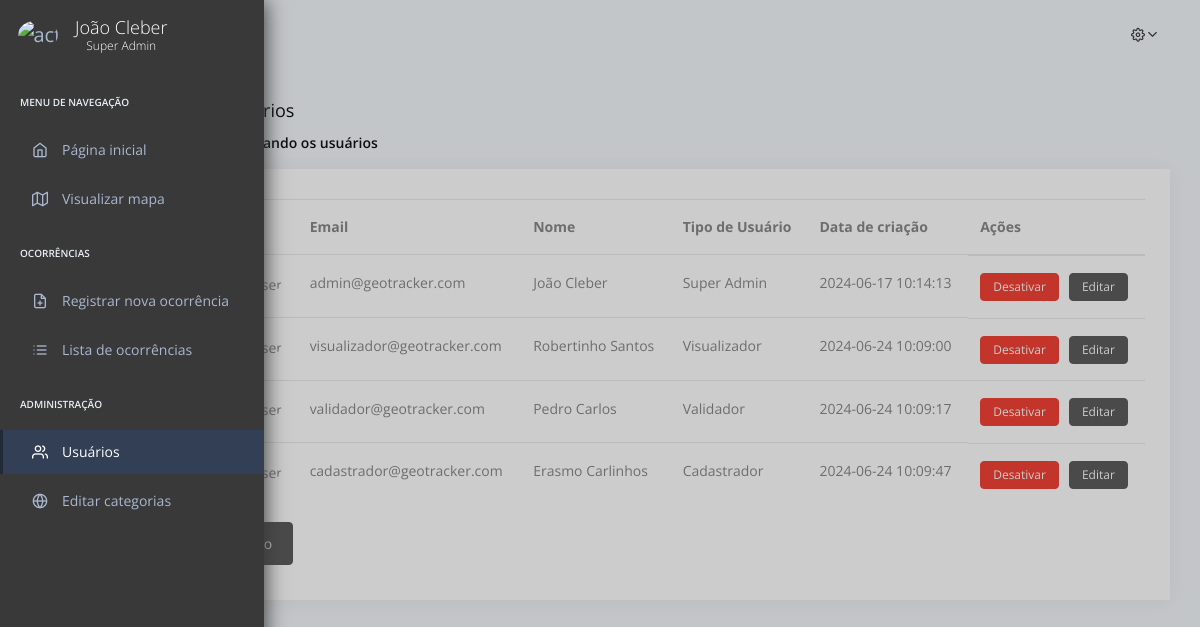
/users.php (signed in), run on the app's committed database.
### tables this page shows
CREATE TABLE IF NOT EXISTS `users` (
  `id` int(11) NOT NULL AUTO_INCREMENT,
  `email` varchar(50) NOT NULL,
  `password` varchar(255) NOT NULL,
  `name` varchar(255) DEFAULT NULL,
  `image` varchar(255) DEFAULT 'https://i.imgur.com/ztjLCMr.png',
  `active` int(11) DEFAULT 1,
  `created_at` datetime DEFAULT current_timestamp(),
  `user_type` int(11) DEFAULT 1,
  `first_login` int(11) DEFAULT 1,
  PRIMARY KEY (`id`),
  UNIQUE KEY `email` (`email`)
);

### users.php (the view, shortened to what this page needs)
<?php
$servername = "localhost";
$username = "root";
$password = "";
$dbname = "geotracker";
$conn = new mysqli($servername, $username, $password, $dbname);
$sql = "SELECT id, email, name, created_at, active, image, user_type FROM users";
$result = $conn->query($sql);
function abreviarNome($nomeCompleto) {
    $partes = explode(' ', $nomeCompleto);
    if (count($partes) < 3) {
        return $nomeCompleto;
    }
    $primeiroNome = array_shift($partes);
    $ultimoNome = array_pop($partes);
    $abreviatura = '';
    $nomeAbreviado = $primeiroNome . ' ' . trim($abreviatura) . ' ' . $ultimoNome;
    return $nomeAbreviado;
}
$user_has_access = $_SESSION["user_type"] == 4;
?>
<!DOCTYPE html>
<html lang="en">
<head>
    <link rel="stylesheet" href="assets/fonts/fontawesome/css/fontawesome-all.min.css">
    <link rel="stylesheet" href="assets/plugins/animation/css/animate.min.css">
    <link rel="stylesheet" href="assets/css/style.css">
    <link rel="stylesheet" href="https://cdnjs.cloudflare.com/ajax/libs/toastr.js/latest/toastr.min.css">
</head>
<body>
    <nav class="pcoded-navbar">
        <div class="navbar-wrapper">
            <div class="navbar-brand header-logo">
                <a href="index" class="b-brand">
                    <div class="b-bg">
                        <img class="rounded-circle" style="width:40px;" src="<?php echo $_SESSION['image']; ?>"
                            alt="activity-user">
                    </div>
                    <?php
                    if(isset($_SESSION['name'])) {
                        echo '<div class="b-title-container">';
                        echo '<span class="b-title">'.abreviarNome($_SESSION['name']).'</span>';
                        $user_type = '';
                        if(isset($_SESSION['user_type'])) {
                            switch($_SESSION['user_type']) {
                                case 4:
                                    $user_type = 'Super Admin';
                                    break;
                            }
                        }
                        echo '<span class="b-subtitle">'.$user_type.'</span>';
                        echo '</div>';
                    }
                ?>
                </a>
            </div>
            <div class="navbar-content scroll-div">
                <ul class="nav pcoded-inner-navbar">
                    <li class="nav-item pcoded-menu-caption">
                        <label>Menu de navegação</label>
                    </li>
                    <li data-username="dashboard Default Ecommerce CRM Analytics Crypto Project" class="nav-item">
                        <a href="index" class="nav-link "><span class="pcoded-micon"><i
                                    class="feather icon-home"></i></span><span class="pcoded-mtext">Página
                                inicial</span></a>
                    </li>
                    <li data-username="Maps Google" class="nav-item">
                        <a href="map" class="nav-link "><span class="pcoded-micon"><i
                                    class="feather icon-map"></i></span><span class="pcoded-mtext">Visualizar
                                mapa</span></a>
                    </li>
                    <li class="nav-item pcoded-menu-caption">
                        <label>Ocorrências</label>
                    </li>
                    <li data-username="Table bootstrap datatable footable" class="nav-item">
                        <a href="addocorrencia" class="nav-link "><span class="pcoded-micon"><i
                                    class="feather icon-file-plus"></i></span><span class="pcoded-mtext">Registrar nova
                                ocorrência</span></a>
                    </li>
                    <li data-username="Table bootstrap datatable footable" class="nav-item">
                        <a href="ocorrencias" class="nav-link "><span class="pcoded-micon"><i
                                    class="feather icon-list"></i></span><span class="pcoded-mtext">Lista de
                                ocorrências</span></a>
                    </li>
                    <li class="nav-item pcoded-menu-caption">
                        <label>Administração</label>
                    </li>
                    <li data-username="Table bootstrap datatable footable" class="nav-item active">
                        <a href="users" class="nav-link "><span class="pcoded-micon"><i
                                    class="feather icon-users"></i></span><span class="pcoded-mtext">Usuários</span></a>
                    </li>
                    <li data-username="Table bootstrap datatable footable" class="nav-item">
                        <a href="categorias" class="nav-link "><span class="pcoded-micon"><i
                                    class="feather icon-globe"></i></span><span class="pcoded-mtext">Editar
                                categorias</span></a>
                    </li>
                </ul>
            </div>
        </div>
    </nav>
    <header class="navbar pcoded-header navbar-expand-lg navbar-light">
        <div class="collapse navbar-collapse">
            <ul class="navbar-nav mr-auto">
                <li><a href="javascript:" class="full-screen" onclick="javascript:toggleFullScreen()"></a></li>
            </ul>
            <ul class="navbar-nav ml-auto">
                <li>
                    <div class="dropdown drp-user">
                        <a href="javascript:" class="dropdown-toggle" data-toggle="dropdown">
                            <i class="icon feather icon-settings"></i>
                        </a>
                    </div>
                </li>
            </ul>
        </div>
    </header>
    <?php if ($user_has_access): ?>
    <section class="pcoded-main-container">
        <div class="pcoded-wrapper">
            <div class="pcoded-content">
                <div class="pcoded-inner-content">
                    <div class="page-header">
                        <div class="page-block">
                            <div class="row align-items-center">
                                <div class="col-md-12">
                                    <div class="page-header-title">
                                        <h5 class="m-b-10">Gerenciando usuários</h5>
                                    </div>
                                    <ul class="breadcrumb">
                                        <li class="breadcrumb-item"><a href="index.html"></a></li>
                                        <li class="breadcrumb-item"><a href="javascript:">Você está gerenciando os
                                                usuários</a></li>
                                    </ul>
                                </div>
                            </div>
                        </div>
                    </div>
                    <div class="main-body">
                        <div class="page-wrapper">
                            <div class="row">
                                <div class="col-xl-12">
                                    <div class="card">
                                        <div class="card-block table-border-style">
                                            <div class="table-responsive">
                                                <table class="table table-hover">
                                                    <thead>
                                                        <tr>
                                                            <th>ID</th>
                                                            <th>Imagem</th>
                                                            <th>Email</th>
                                                            <th>Nome</th>
                                                            <th>Tipo de Usuário</th>
                                                            <th>Data de criação</th>
                                                            <th>Ações</th>
                                                        </tr>
                                                    </thead>
                                                    <tbody>
                                                        <?php
                                                    if ($result->num_rows > 0) {
                                                        while($row = $result->fetch_assoc()) {
                                                            $user_type = "";
                                                            switch ($row["user_type"]) {
                                                                case 1:
                                                                    $user_type = 'Visualizador';
                                                                    break;
                                                                case 2:
                                                                    $user_type = 'Validador';
                                                                    break;
                                                                case 3:
                                                                    $user_type = 'Cadastrador';
                                                                    break;
                                                                case 4:
                                                                    $user_type = 'Super Admin';
                                                                    break;
                                                            }
                                                            echo "<tr>";
                                                            echo "<th scope='row'>" . htmlspecialchars($row["id"]) . "</th>";
                                                            echo '<td><img class="rounded-circle" style="width:30px;" src="' . htmlspecialchars($row["image"]) . '" alt="activity-user"></td>';
                                                            echo "<td>" . htmlspecialchars($row["email"]) . "</td>";
                                                            echo "<td>" . htmlspecialchars($row["name"]) . "</td>";
                                                            echo "<td>" . htmlspecialchars($user_type) . "</td>";
                                                            echo "<td>" . htmlspecialchars($row["created_at"]) . "</td>";
                                                            echo "<td class='action-buttons2'>";
                                                            if ($row["active"] == 0) {
                                                                echo "<form method='post'>
                                                                        <input type='hidden' name='id' value='" . htmlspecialchars($row["id"]) . "'>
                                                                        <input type='hidden' name='action' value='activate'>
                                                                        <button type='submit' class='btn btn-success btn-sm' style='padding: 0.25rem 0.75rem; font-size: 0.75rem; text-align: center;'>Ativar</button>
                                                                      </form>";
                                                            } else {
                                                                echo "<form method='post'>
                                                                        <input type='hidden' name='id' value='" . htmlspecialchars($row["id"]) . "'>
                                                                        <input type='hidden' name='action' value='delete'>
                                                                        <button type='submit' class='btn btn-danger btn-sm' style='padding: 0.25rem 0.75rem; font-size: 0.75rem; text-align: center;'>Desativar</button>
                                                                    </form>";
                                                            }
                                                            echo "<button class='btn btn-primary btn-sm btn-edit' data-toggle='modal' data-target='#editUserModal'
                                                                data-id='" . htmlspecialchars($row["id"]) . "'
                                                                data-email='" . htmlspecialchars($row["email"]) . "'
                                                                data-name='" . htmlspecialchars($row["name"]) . "'
                                                                data-image='" . htmlspecialchars($row["image"]) . "'
                                                                data-user_type='" . htmlspecialchars($row["user_type"]) . "'
                                                                style='padding: 0.25rem 0.75rem; font-size: 0.75rem; text-align: center;'>Editar</button>";
                                                            echo "</td>";
                                                            echo "</tr>";
                                                        }
                                                    } else {
                                                        echo "<tr><td colspan='6'>Nenhum resultado encontrado</td></tr>";
                                                    }
                                                    ?>
                                                    </tbody>
                                                </table>
                                                <button type="button" class="btn btn-primary" data-toggle="modal"
                                                    data-target="#addUserModal">Adicionar Usuário</button>
                                            </div>
                                        </div>
                                    </div>
                                </div>
                            </div>
                        </div>
                    </div>
                </div>
            </div>
        </div>
        <?php endif; ?>
    </section>
</body>
</html>

### users.php (style rules this page uses)
.action-buttons2 { display: flex; gap: 10px; align-items: center; }
.action-buttons2 form, .action-buttons2 button { margin: 0; }

### data on the page
users: email "admin@geotracker.com", name "João Cleber", user_type "Super Admin", created_at "2024-06-17 10:14:13"
users: email "visualizador@geotracker.com", name "Robertinho Santos", user_type "Visualizador", created_at "2024-06-24 10:09:00"
users: email "validador@geotracker.com", name "Pedro Carlos", user_type "Validador", created_at "2024-06-24 10:09:17"
users: email "cadastrador@geotracker.com", name "Erasmo Carlinhos", user_type "Cadastrador", created_at "2024-06-24 10:09:47"

### other printed values
abreviarNome($_SESSION['name']) "João Cleber"
$user_type "Super Admin"
